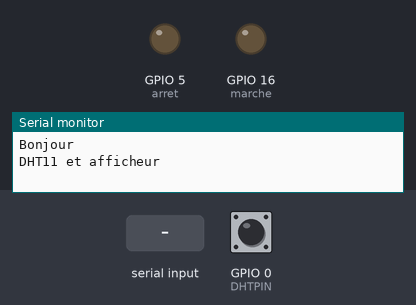
Recording of a sketch running on a simulated ESP8266 (NodeMCU). Parts: output pins drawn as LEDs (lit = HIGH), the last lines printed to the serial monitor. Inputs (shaded band) come from the test bench; at power-on: GPIO 0 (DHTPIN) HIGH. WiFi joins after 1.5 s; servers stay silent unless stated.

Above: at 0.1 s.
At 6.5 s:
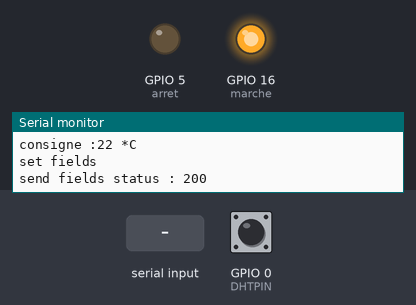
6.6 s: "D3\n" received over Serial
Timing chart, 0 to 9.6 s (numbered marks = the images above; inputs shaded):
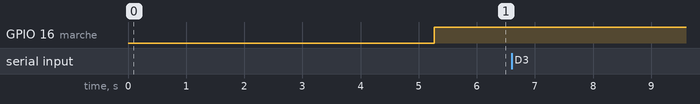

The sketch:

DHT11_consigne_serie.ino
```cpp
/*
 * *************************
 * Capteur : DHT11
 *
 * Les broches sont numérotées de la gauche vers la droite lorsque l'on regarde le capteur de face
 *
 * Broche n°1 connectée au +3.3V
 * Broche n°2 (data) connectée à la broche 'D3' du NodeMcu (Pin 2 pour l'arduino) avec une résistance de 10 K reliée au +3.3v
 * Broche n°3 non connectée
 * Broche n°4 connectée à la masse (GND)
 *
 */

// Déclaration des librairies
#include <DHT.h>
#include <DHT_U.h>
#include "ThingSpeak.h"
#include <ESP8266WiFi.h>


// Préparation du capteur DHT
#define DHTPIN 0                      // broche sur laquelle est raccordée la data du capteur (la broche 'D4' du NodeMcu correspond à la broche 2 de l'arduino)
#define DHTTYPE DHT11                 // précise la référence du capteur DHT (DHT11 ou DHT21 ou DHT22)
DHT dht(DHTPIN, DHTTYPE);             // Initialisation du capteur DHT

// Préparation communication
char ssid[] = "SSID";    //  your network SSID (name)
char pass[] = "PASSWORD";   // your network password
int status = WL_IDLE_STATUS;
WiFiClient  client;

// Data ThingSpeak
unsigned long myChannelNumber = 178845;
const char * myWriteAPIKey = "ZWCTYCQKRQS8C51R";

// définition des broches pour les leds rouge et vert
int marche = 16;
int arret = 5;

// définition des variables utilisées
int consigne = 22;
int entree = 0;
int conversion = 0;
int demande = 22;

boolean is_a_number(int n) // test pour savoir si le char est un code ASCII de nombre
{
    return n >= 48 && n <= 57;
}

int ascii2int(int n, int byte_read) // conversion et ajout du char au nombre
{
    return n*10 + (byte_read - 48);
}

// fonction de démarrage
void setup() {
  // Démarrage du bus série
  Serial.begin(115200);               // vitesse
  Serial.println("Bonjour");          // écriture d'un petit message...
  Serial.println("DHT11 et afficheur");

  // Démarrage du capteur DHT11
  dht.begin();

  //Démarrage service
  WiFi.begin(ssid, pass);
  ThingSpeak.begin(client);

  pinMode(arret, OUTPUT);
  pinMode(marche, OUTPUT);

}

// boucle infinie
void loop() {
  delay(5000);                        // attendre 5 seconde
  conversion = 0;
  float t_read = dht.readTemperature();    // mesurer la température (en ° Celsius)
  float h_read = dht.readHumidity();
  int t = int(t_read);
  int h = int(h_read);
  if(t > 100) t = 1000;     // pour éviter les erreurs de lecture
  // si la valeur est erronée, "t" es mis à une valeur arbitraire afin de pouvoir la testée
  // test si des valeurs ont été récupérées ou si t etait erronée
  if (isnan(t) || t == 1000) {         // si non
    Serial.println("Failed to read from DHT sensor!");    // affiche un message d'erreur
    return;                           // quitte pour retenter une lecture
  }
  if(t >= consigne){ // gestion des leds de simulation de commande
    digitalWrite(arret, HIGH);
    digitalWrite(marche, LOW);
  }
  else {
    digitalWrite(arret, LOW);
    digitalWrite(marche, HIGH);
  }

  // affichage des valeurs dans le bus série
  Serial.print("Temperature : ");
  Serial.print(t);
  Serial.print(" *C\t");
  Serial.print("Humidity : ");
  Serial.print(h);
  Serial.println(" %");
  Serial.print("consigne :");
  Serial.print(consigne);
  Serial.println(" *C");

// préparation du json pour l'envoie
  ThingSpeak.setField(1,t);
  ThingSpeak.setField(2,h);
  Serial.println("set fields");


  // Write the fields that you've set all at once.
  int httpcode = ThingSpeak.writeFields(myChannelNumber, myWriteAPIKey);  //la fonction renvoie le status de la com
  Serial.print("send fields status : ");
  Serial.println(httpcode);

  for(int i = 0; i < 100; i++){ // boucle d'attente 100 x 100ms = 10s
    boolean buff = false;
    do{
      if (Serial.available()) {
        // read the most recent byte (which will be from 0 to 255):
        buff = true;
        entree = Serial.read();
        if ( is_a_number(entree) ) { // appel de la fonction pour vérifier le code ASCII
          conversion = ascii2int(conversion, entree);
          demande = conversion;
        }
      }
      else{
        buff = false; // plus d'entrées dans le port série
        conversion = 0; // reset de "conversion"
      }
    }while(buff == true);
    delay(100);
    if(consigne != demande){
      consigne = demande;
      conversion = 0;
      Serial.print("nouvelle consigne :");
      Serial.println(consigne);
    }
  }
//  delay(15000); // ThingSpeak will only accept updates every 15 seconds.

}
```
